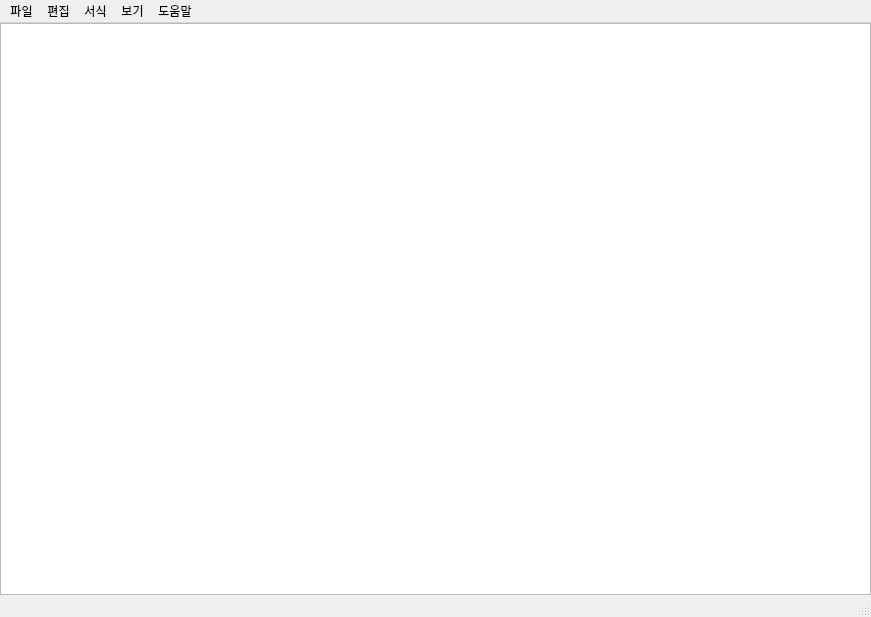
<?xml version="1.0" encoding="UTF-8"?>
<ui version="4.0">
 <class>MainWindow</class>
 <widget class="QMainWindow" name="MainWindow">
  <property name="geometry">
   <rect>
    <x>0</x>
    <y>0</y>
    <width>871</width>
    <height>617</height>
   </rect>
  </property>
  <property name="windowTitle">
   <string>Hello Notepad</string>
  </property>
  <widget class="QWidget" name="centralwidget">
   <layout class="QGridLayout" name="gridLayout">
    <property name="leftMargin">
     <number>0</number>
    </property>
    <property name="topMargin">
     <number>0</number>
    </property>
    <property name="rightMargin">
     <number>0</number>
    </property>
    <property name="bottomMargin">
     <number>0</number>
    </property>
    <item row="0" column="0">
     <layout class="QGridLayout" name="gridLayout_2">
      <item row="0" column="0">
       <widget class="QPlainTextEdit" name="plainTextEdit"/>
      </item>
     </layout>
    </item>
   </layout>
  </widget>
  <widget class="QStatusBar" name="statusbar"/>
  <widget class="QMenuBar" name="menubar">
   <property name="geometry">
    <rect>
     <x>0</x>
     <y>0</y>
     <width>871</width>
     <height>21</height>
    </rect>
   </property>
   <widget class="QMenu" name="menu_file">
    <property name="title">
     <string>파일</string>
    </property>
    <addaction name="action_open"/>
    <addaction name="action_save"/>
   </widget>
   <widget class="QMenu" name="menu_edit">
    <property name="title">
     <string>편집</string>
    </property>
   </widget>
   <widget class="QMenu" name="menu_form">
    <property name="title">
     <string>서식</string>
    </property>
   </widget>
   <widget class="QMenu" name="menu_view">
    <property name="title">
     <string>보기</string>
    </property>
   </widget>
   <widget class="QMenu" name="menu_help">
    <property name="title">
     <string>도움말</string>
    </property>
   </widget>
   <addaction name="menu_file"/>
   <addaction name="menu_edit"/>
   <addaction name="menu_form"/>
   <addaction name="menu_view"/>
   <addaction name="menu_help"/>
  </widget>
  <action name="action_open">
   <property name="checkable">
    <bool>false</bool>
   </property>
   <property name="text">
    <string>열기</string>
   </property>
   <property name="shortcut">
    <string>Ctrl+O</string>
   </property>
  </action>
  <action name="action_save">
   <property name="text">
    <string>저장</string>
   </property>
   <property name="shortcut">
    <string>Ctrl+S</string>
   </property>
  </action>
 </widget>
 <resources/>
 <connections/>
</ui>
